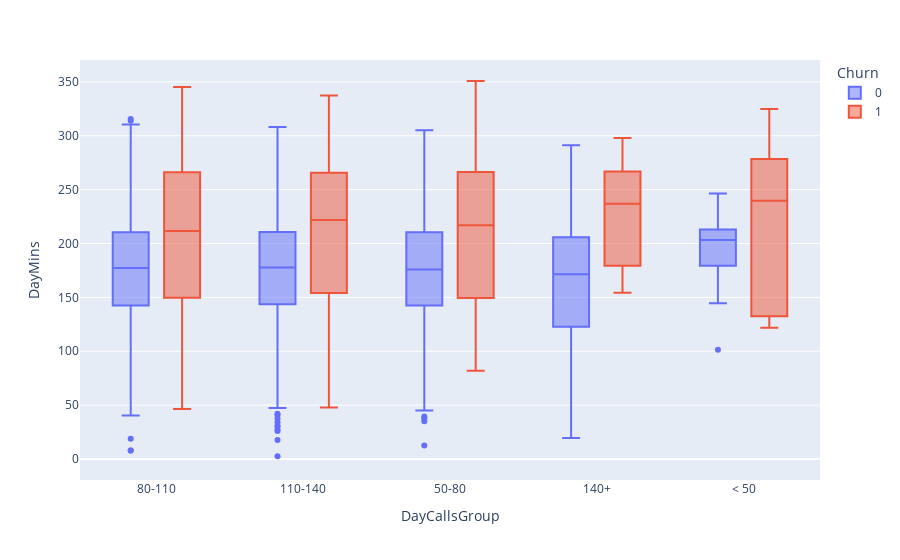

Write notebook code for a chart like this one.
### Markdown cell above
* Churning is high for  those customers who have average number of calls group around 100 in a month.

### Code cell
fig = px.box(df, x = 'DayCallsGroup', y = 'DayMins', color = 'Churn',)
fig.show()

### Figure 1 — Plotly figure (JSON) as saved in the notebook; plotly's stock layout.template omitted (floating-point values rounded to 4 significant figures; data arrays with more than 128 entries replaced by an {"elided": "..."} marker saying what was removed)
{"data": [{"alignmentgroup": "True", "hovertemplate": "Churn=0<br>DayCallsGroup=%{x}<br>DayMins=%{y}<extra></extra>", "legendgroup": "0", "marker": {"color": "#636efa"}, "name": "0", "notched": false, "offsetgroup": "0", "orientation": "v", "showlegend": true, "type": "box", "x": {"elided": "2850 str values"}, "x0": " ", "xaxis": "x", "y": {"elided": "2850 float values"}, "y0": " ", "yaxis": "y"}, {"alignmentgroup": "True", "hovertemplate": "Churn=1<br>DayCallsGroup=%{x}<br>DayMins=%{y}<extra></extra>", "legendgroup": "1", "marker": {"color": "#EF553B"}, "name": "1", "notched": false, "offsetgroup": "1", "orientation": "v", "showlegend": true, "type": "box", "x": {"elided": "483 str values"}, "x0": " ", "xaxis": "x", "y": {"elided": "483 float values"}, "y0": " ", "yaxis": "y"}], "layout": {"boxmode": "group", "legend": {"title": {"text": "Churn"}, "tracegroupgap": 0}, "margin": {"t": 60}, "xaxis": {"anchor": "y", "domain": [0, 1], "title": {"text": "DayCallsGroup"}}, "yaxis": {"anchor": "x", "domain": [0, 1], "title": {"text": "DayMins"}}}}
